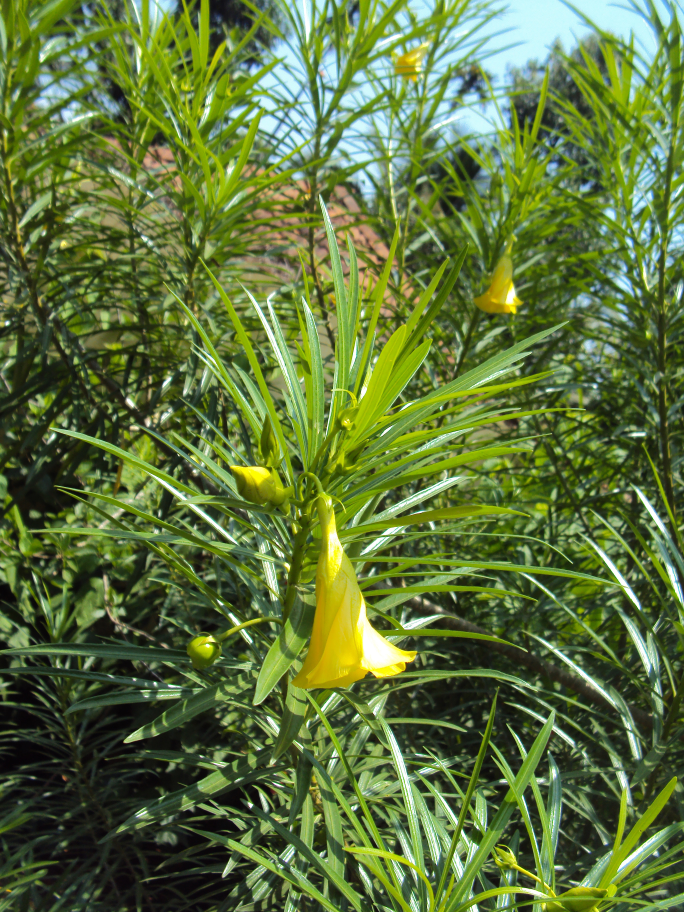
#> input picture source/70.JPG, 2736 x 3648 px (shown at 1/4 size); its folder holds 4 pictures in this run
$ python reduce.py   (Python 2 division)   (older library calls are emulated)
#> lines starting #> are read from the running program, lines starting #| are printed output that depends on the picture
import os,sys
import PIL
from PIL import Image

if len(sys.argv) == 3:
	path = sys.argv[1]
	outpath = sys.argv[2]
elif len(sys.argv) == 1:
	path = "./source/"
	outpath = "./destination"
else:
	print "Invaild entries..."


for filename in os.listdir(path):
	print "Reducing size of " + filename
	basewidth = 1024
	img = Image.open(path + "/" + filename)
#> img is the input picture: PIL image 2736x3648 RGB; mean R, G, B 94.2, 115.7, 59.9
	wpercent = (basewidth/float(img.size[0]))
#> wpercent = 0.374
	hsize = int((float(img.size[1])*float(wpercent)))
#> hsize = 1365
	img = img.resize((basewidth,hsize), PIL.Image.ANTIALIAS)
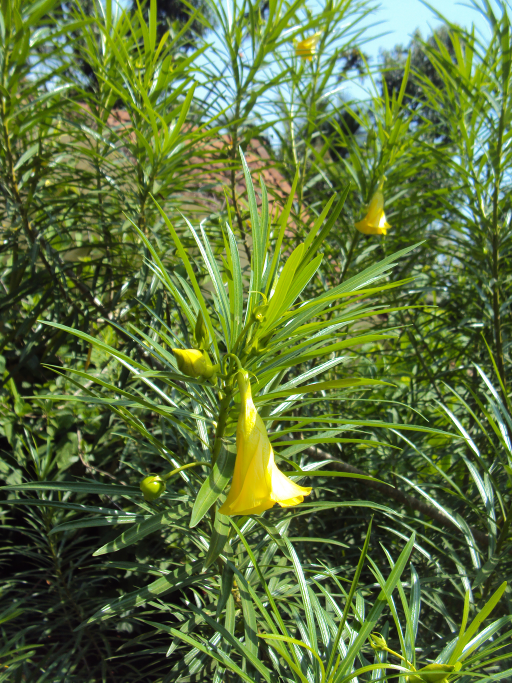
#> img: PIL image 1024x1365 RGB (shown at 1/2 size); mean R, G, B 94.2, 115.7, 59.9
#> pass 3 of the loop `for filename in os.listdir(path):`:
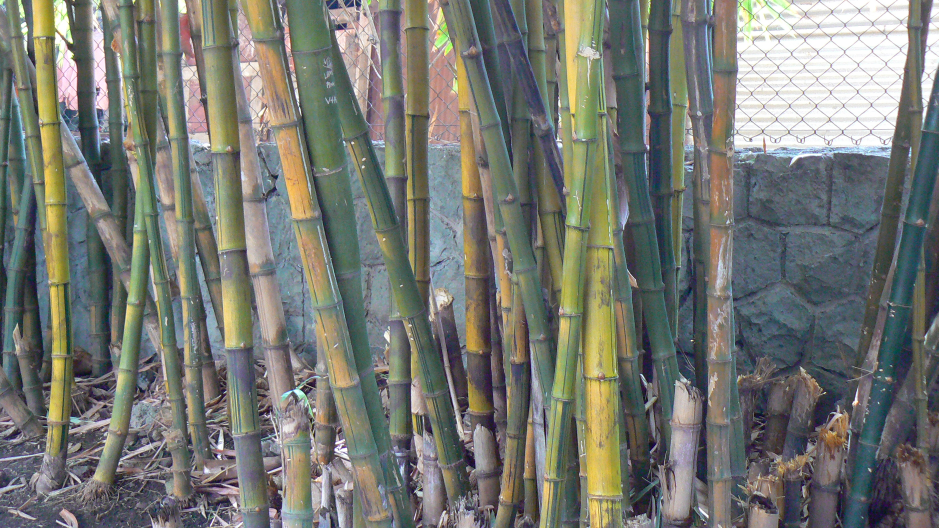
#> input picture source/85.JPG, 2816 x 1584 px (shown at 1/3 size)
#> img is the input picture: PIL image 2816x1584 RGB; mean R, G, B 118.4, 120.7, 114.2
#> `img = img.resize((basewidth,hsize), PIL.Image.ANTIALIAS)`:
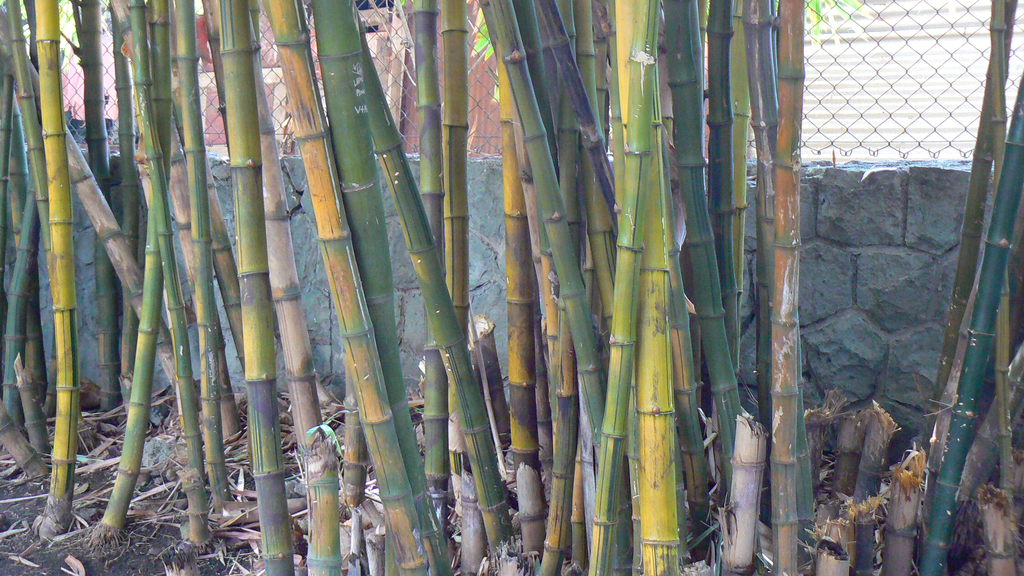
#> img: PIL image 1024x576 RGB; mean R, G, B 118.4, 120.7, 114.1
#> the loop made 4 passes; the first 3 are shown
	img.save(outpath + "/" + filename)
	print "Successfully converted"
